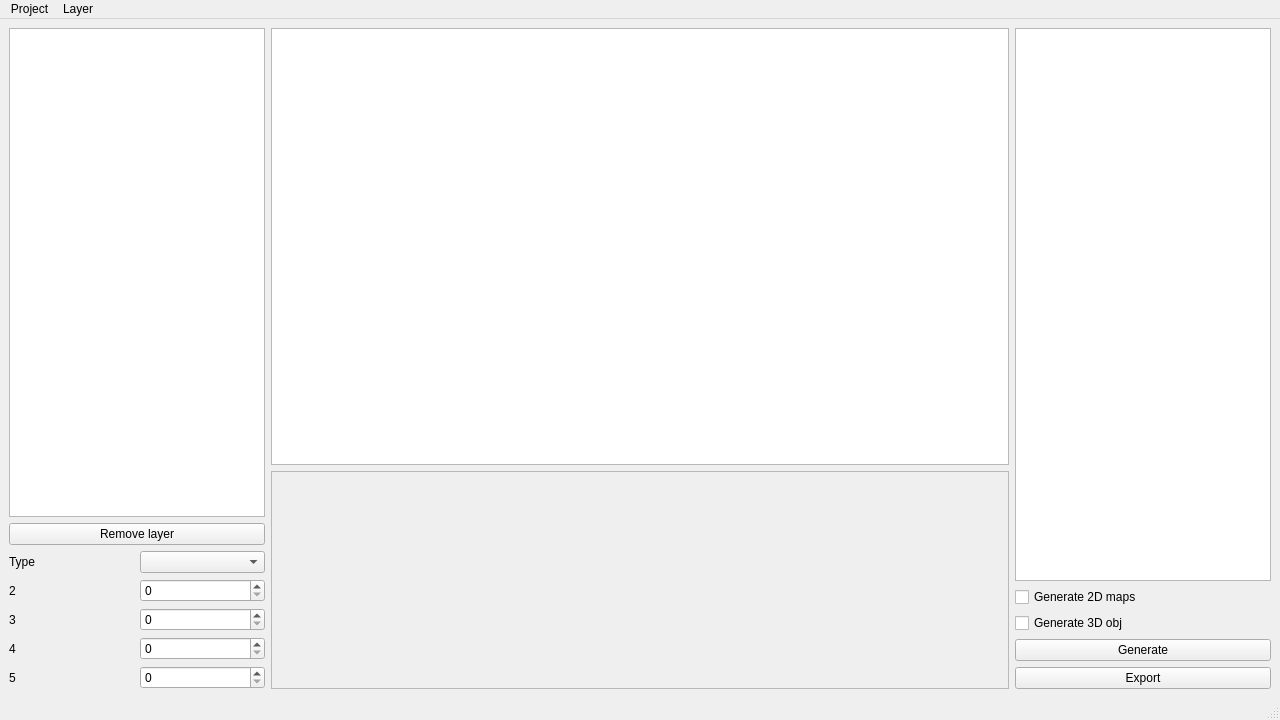
<?xml version="1.0" encoding="UTF-8"?>
<ui version="4.0">
 <class>MainWindow</class>
 <widget class="QMainWindow" name="MainWindow">
  <property name="geometry">
   <rect>
    <x>0</x>
    <y>0</y>
    <width>1280</width>
    <height>720</height>
   </rect>
  </property>
  <property name="windowTitle">
   <string>SceneFromGIS</string>
  </property>
  <widget class="QWidget" name="centralwidget">
   <layout class="QGridLayout" name="gridLayout">
    <item row="0" column="2" rowspan="2">
     <layout class="QGridLayout" name="gridLayout_right">
      <item row="1" column="0">
       <widget class="QCheckBox" name="checkBox_gen_2d">
        <property name="text">
         <string>Generate 2D maps</string>
        </property>
       </widget>
      </item>
      <item row="2" column="0">
       <widget class="QCheckBox" name="checkBox_gen_3d">
        <property name="text">
         <string>Generate 3D obj</string>
        </property>
       </widget>
      </item>
      <item row="0" column="0">
       <widget class="QListView" name="listView_output"/>
      </item>
      <item row="3" column="0">
       <widget class="QPushButton" name="pushButton_gen">
        <property name="text">
         <string>Generate</string>
        </property>
       </widget>
      </item>
      <item row="4" column="0">
       <widget class="QPushButton" name="pushButton_exp">
        <property name="text">
         <string>Export</string>
        </property>
       </widget>
      </item>
     </layout>
    </item>
    <item row="0" column="1">
     <widget class="QGraphicsView" name="graphicsView_2d">
      <property name="sizePolicy">
       <sizepolicy hsizetype="Expanding" vsizetype="Expanding">
        <horstretch>2</horstretch>
        <verstretch>2</verstretch>
       </sizepolicy>
      </property>
     </widget>
    </item>
    <item row="1" column="1">
     <widget class="QFrame" name="view_3d">
      <property name="sizePolicy">
       <sizepolicy hsizetype="Preferred" vsizetype="Preferred">
        <horstretch>2</horstretch>
        <verstretch>1</verstretch>
       </sizepolicy>
      </property>
      <property name="frameShape">
       <enum>QFrame::StyledPanel</enum>
      </property>
      <property name="frameShadow">
       <enum>QFrame::Raised</enum>
      </property>
     </widget>
    </item>
    <item row="0" column="0" rowspan="2">
     <layout class="QGridLayout" name="gridLayout_left">
      <item row="1" column="0">
       <widget class="QPushButton" name="pushButton_remove_layer">
        <property name="text">
         <string>Remove layer</string>
        </property>
       </widget>
      </item>
      <item row="0" column="0">
       <widget class="QListWidget" name="listWidget_input"/>
      </item>
      <item row="2" column="0">
       <layout class="QGridLayout" name="gridLayout_properties">
        <item row="0" column="1">
         <widget class="QComboBox" name="comboBox_1"/>
        </item>
        <item row="0" column="0">
         <widget class="QLabel" name="label_id_1">
          <property name="text">
           <string>Type</string>
          </property>
         </widget>
        </item>
        <item row="1" column="0">
         <widget class="QLabel" name="label_uint_2">
          <property name="text">
           <string>2</string>
          </property>
         </widget>
        </item>
        <item row="1" column="1">
         <widget class="QSpinBox" name="spinBox_uint_2">
          <property name="maximum">
           <number>10000</number>
          </property>
         </widget>
        </item>
        <item row="2" column="0">
         <widget class="QLabel" name="label_ushort_3">
          <property name="text">
           <string>3</string>
          </property>
         </widget>
        </item>
        <item row="2" column="1">
         <widget class="QSpinBox" name="spinBox_ushort_3">
          <property name="maximum">
           <number>100</number>
          </property>
         </widget>
        </item>
        <item row="3" column="0">
         <widget class="QLabel" name="label_ushort_4">
          <property name="text">
           <string>4</string>
          </property>
         </widget>
        </item>
        <item row="3" column="1">
         <widget class="QSpinBox" name="spinBox_ushort_4">
          <property name="maximum">
           <number>100</number>
          </property>
         </widget>
        </item>
        <item row="4" column="0">
         <widget class="QLabel" name="label_ushort_5">
          <property name="text">
           <string>5</string>
          </property>
         </widget>
        </item>
        <item row="4" column="1">
         <widget class="QSpinBox" name="spinBox_ushort_5">
          <property name="maximum">
           <number>100</number>
          </property>
         </widget>
        </item>
       </layout>
      </item>
     </layout>
    </item>
   </layout>
  </widget>
  <widget class="QMenuBar" name="menubar">
   <property name="geometry">
    <rect>
     <x>0</x>
     <y>0</y>
     <width>1280</width>
     <height>21</height>
    </rect>
   </property>
   <widget class="QMenu" name="menuProject">
    <property name="title">
     <string>Project</string>
    </property>
    <addaction name="actionNew"/>
    <addaction name="actionOpen"/>
    <addaction name="actionSave"/>
   </widget>
   <widget class="QMenu" name="menuLayer">
    <property name="title">
     <string>Layer</string>
    </property>
    <addaction name="actionAdd"/>
   </widget>
   <addaction name="menuProject"/>
   <addaction name="menuLayer"/>
  </widget>
  <widget class="QStatusBar" name="statusbar"/>
  <action name="actionNew">
   <property name="text">
    <string>New</string>
   </property>
  </action>
  <action name="actionOpen">
   <property name="text">
    <string>Open</string>
   </property>
  </action>
  <action name="actionSave">
   <property name="text">
    <string>Save</string>
   </property>
  </action>
  <action name="actionAdd">
   <property name="text">
    <string>Add</string>
   </property>
  </action>
 </widget>
 <tabstops>
  <tabstop>listWidget_input</tabstop>
  <tabstop>pushButton_remove_layer</tabstop>
  <tabstop>comboBox_1</tabstop>
  <tabstop>spinBox_uint_2</tabstop>
  <tabstop>spinBox_ushort_3</tabstop>
  <tabstop>spinBox_ushort_4</tabstop>
  <tabstop>spinBox_ushort_5</tabstop>
  <tabstop>graphicsView_2d</tabstop>
  <tabstop>listView_output</tabstop>
  <tabstop>checkBox_gen_2d</tabstop>
  <tabstop>checkBox_gen_3d</tabstop>
  <tabstop>pushButton_gen</tabstop>
  <tabstop>pushButton_exp</tabstop>
 </tabstops>
 <resources/>
 <connections>
  <connection>
   <sender>pushButton_remove_layer</sender>
   <signal>clicked()</signal>
   <receiver>MainWindow</receiver>
   <slot>event_pushbutton_remove_layer_clicked()</slot>
   <hints>
    <hint type="sourcelabel">
     <x>189</x>
     <y>546</y>
    </hint>
    <hint type="destinationlabel">
     <x>267</x>
     <y>475</y>
    </hint>
   </hints>
  </connection>
  <connection>
   <sender>pushButton_gen</sender>
   <signal>clicked()</signal>
   <receiver>MainWindow</receiver>
   <slot>event_pushbutton_gen_clicked()</slot>
   <hints>
    <hint type="sourcelabel">
     <x>1066</x>
     <y>647</y>
    </hint>
    <hint type="destinationlabel">
     <x>1012</x>
     <y>637</y>
    </hint>
   </hints>
  </connection>
  <connection>
   <sender>pushButton_exp</sender>
   <signal>clicked()</signal>
   <receiver>MainWindow</receiver>
   <slot>event_pushbutton_exp_clicked()</slot>
   <hints>
    <hint type="sourcelabel">
     <x>1040</x>
     <y>673</y>
    </hint>
    <hint type="destinationlabel">
     <x>1010</x>
     <y>676</y>
    </hint>
   </hints>
  </connection>
  <connection>
   <sender>listWidget_input</sender>
   <signal>currentRowChanged(int)</signal>
   <receiver>MainWindow</receiver>
   <slot>event_listwidget_input_currentrowchanged(int)</slot>
   <hints>
    <hint type="sourcelabel">
     <x>214</x>
     <y>351</y>
    </hint>
    <hint type="destinationlabel">
     <x>267</x>
     <y>342</y>
    </hint>
   </hints>
  </connection>
  <connection>
   <sender>actionNew</sender>
   <signal>triggered()</signal>
   <receiver>MainWindow</receiver>
   <slot>event_action_new()</slot>
   <hints>
    <hint type="sourcelabel">
     <x>-1</x>
     <y>-1</y>
    </hint>
    <hint type="destinationlabel">
     <x>639</x>
     <y>359</y>
    </hint>
   </hints>
  </connection>
  <connection>
   <sender>actionOpen</sender>
   <signal>triggered()</signal>
   <receiver>MainWindow</receiver>
   <slot>event_action_open()</slot>
   <hints>
    <hint type="sourcelabel">
     <x>-1</x>
     <y>-1</y>
    </hint>
    <hint type="destinationlabel">
     <x>639</x>
     <y>359</y>
    </hint>
   </hints>
  </connection>
  <connection>
   <sender>actionSave</sender>
   <signal>triggered()</signal>
   <receiver>MainWindow</receiver>
   <slot>event_action_save()</slot>
   <hints>
    <hint type="sourcelabel">
     <x>-1</x>
     <y>-1</y>
    </hint>
    <hint type="destinationlabel">
     <x>639</x>
     <y>359</y>
    </hint>
   </hints>
  </connection>
  <connection>
   <sender>actionAdd</sender>
   <signal>triggered()</signal>
   <receiver>MainWindow</receiver>
   <slot>event_action_add()</slot>
   <hints>
    <hint type="sourcelabel">
     <x>-1</x>
     <y>-1</y>
    </hint>
    <hint type="destinationlabel">
     <x>639</x>
     <y>359</y>
    </hint>
   </hints>
  </connection>
  <connection>
   <sender>comboBox_1</sender>
   <signal>activated(int)</signal>
   <receiver>MainWindow</receiver>
   <slot>event_comboBox_1_activated(int)</slot>
   <hints>
    <hint type="sourcelabel">
     <x>244</x>
     <y>575</y>
    </hint>
    <hint type="destinationlabel">
     <x>271</x>
     <y>574</y>
    </hint>
   </hints>
  </connection>
 </connections>
 <slots>
  <slot>event_pushbutton_remove_layer_clicked()</slot>
  <slot>event_pushbutton_gen_clicked()</slot>
  <slot>event_pushbutton_exp_clicked()</slot>
  <slot>event_listwidget_input_currentrowchanged(int)</slot>
  <slot>event_action_new()</slot>
  <slot>event_action_open()</slot>
  <slot>event_action_save()</slot>
  <slot>event_action_add()</slot>
  <slot>event_comboBox_1_activated(int)</slot>
 </slots>
</ui>
